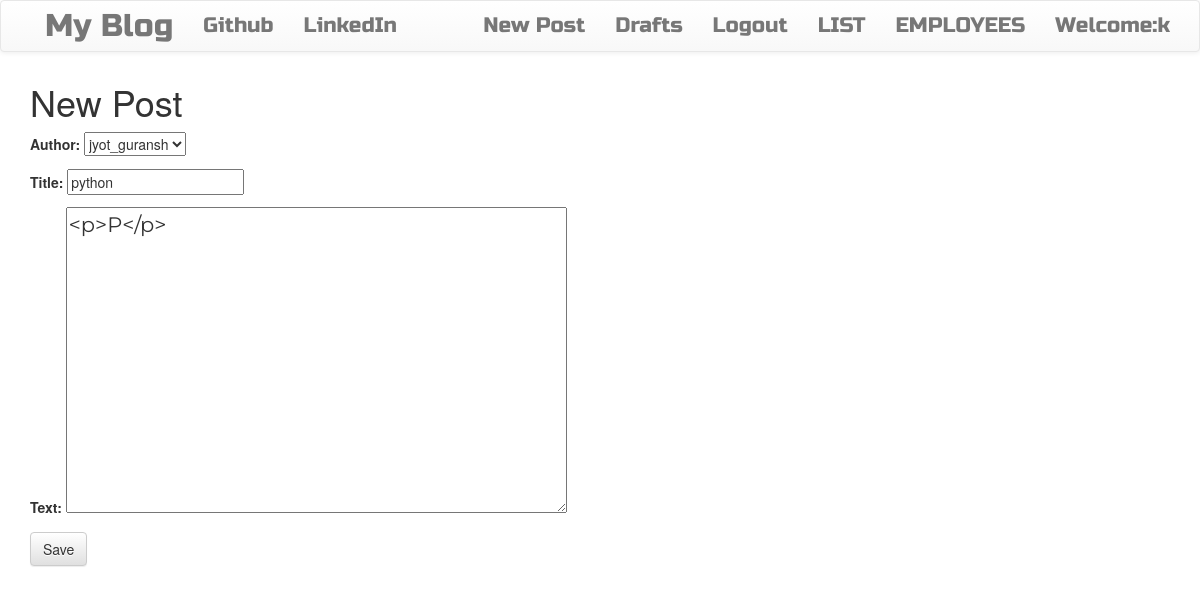
The app's page /post/4/edit/ (signed in) with its own data.
### blogapp/models.py (models this page shows, shortened)
class Post(models.Model):
    author = models.ForeignKey('auth.User', on_delete=models.PROTECT)
    title = models.CharField(max_length=200)
    text=models.TextField()
    create_date = models.DateTimeField(default=timezone.now())
    published_date=models.DateTimeField(blank=True, null=True)

### blogapp/views.py (the view)
# urls.py: url(r'^post/(?P<pk>\d+)/edit/$', views.UpdatePostView.as_view(), name='updatePost'),
class UpdatePostView(LoginRequiredMixin, UpdateView):
    login_url = '/login/'
    redirect_field_name = 'blogapp/post_detail.html'
    form_class = PostForm
    model = Post

### blogapp/forms.py
class PostForm(forms.ModelForm):
    class Meta:
        model = Post
        fields = ('author', 'title', 'text')
        widgets = {
            'title': forms.TextInput(attrs={'class': 'textinputclass'}),
            'text': forms.Textarea(attrs={'class': 'editable media-editor-textarea postcontent'})
        }

### blogapp/templates/blogapp/post_form.html (shortened to what this page needs)
{%extends "blogapp/base.html"%}
{%block body_block%}
<h1>New Post</h1>
<form class="post-form" method="post">
    {{form.as_p}}
    <button type="submit" class="save btn btn-default">Save</button>
</form>
{%endblock%}

### blogapp/templates/blogapp/base.html (shortened to what this page needs)
<!DOCTYPE html>
<html lang="en">
{% load staticfiles %}
<head>
    <link href="https://maxcdn.bootstrapcdn.com/bootstrap/3.3.7/css/bootstrap.min.css"
 rel="stylesheet"/>
        <link rel="stylesheet" href="https://maxcdn.bootstrapcdn.com/bootstrap/3.3.7/css/bootstrap-theme.min.css">
        <link rel="stylesheet" href="//cdn.jsdelivr.net/medium-editor/latest/css/medium-editor.min.css" type="text/css" media="screen" charset="utf-8">
        <link rel="stylesheet" href="{% static 'css/blog.css' %}">
</head>
<body>
<nav class="navbar navbar-default techfont custom-navbar">
    <div class="container">
        <ul class="nav navbar-nav">
            <li><a class="navbar-branf bigbrand" href="{%url 'blogapp:post_list'%}">My Blog</a></li>
            <li><a class="navbar-link" href="http://www.github.com">Github</a></li>
            <li><a class="navbar-link" href="http://www.linkedin.com">LinkedIn</a></li>
        </ul>
        <ul class="nav navbar-nav navbar-right">
            {% if user.is_authenticated%}
            <li><a href="{%url 'blogapp:create_post'%}">New Post</a></li>
            <li><a href="{% url 'blogapp:post_draft_view'%}">Drafts</a> </li>
            <li><a href="{%url 'logout' %}">Logout</a></li>
                 <li><a href="{%url 'blogapp:POST-LIST'%}">LIST</a></li>
            <li><a href="{%url 'blogapp:employeelist'%}">EMPLOYEES</a></li>
            <li><a>Welcome:{{user.username}}</a></li>
            {%else%}
            <li><a href="{%url 'login_page'%}"><span class="glyphicon glyphicon-user"></span>user_login</a> </li>
            <li><a href="{%url 'blogapp:Register_Here'%}">Register</a></li>
            <li><a href="{%url 'blogapp:POST-LIST'%}">LIST</a></li>
            <li><a href="{%url 'blogapp:employeelist'%}">EMPLOYEES</a></li>
            {%endif%}
        </ul>
    </div>
</nav>
<div class="content container">
    <div class="row">
        <div class="col-md-8">
            <div class="blog-posts">
                {%block body_block%}
                {%endblock%}
            </div>
        </div>
    </div>
</div>
</body>
</html>

### static/css/blog.css (style rules this page uses)
.techfont { font-family: 'Russo One', sans-serif; font-size: 1.5em; margin-bottom: 10px; }
.postcontent { font-family: 'Montserrat'; font-size: 1.5em; }
.bigbrand { font-size: 1.5em; }

### records on screen
Post: author "jyot_guransh", title "python", text "<p>P</p>"

### other values on screen
{{ user.username }} "k"
